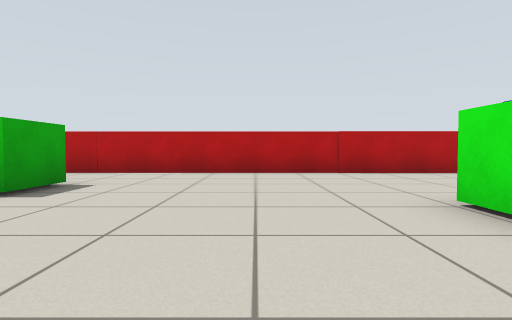
view 1 (above)

18 first-person views from a walk through a Gazebo world. The camera is 0.57 m above the floor, tilts 2° down and sees 80° across. The floor is counted in squares, 1 m on a side. Each view is taken from the middle of a square. On the plan, view 1 faces up. The plan holds only what a view shows up to about 9 squares ahead; the rest is blank.

view 2
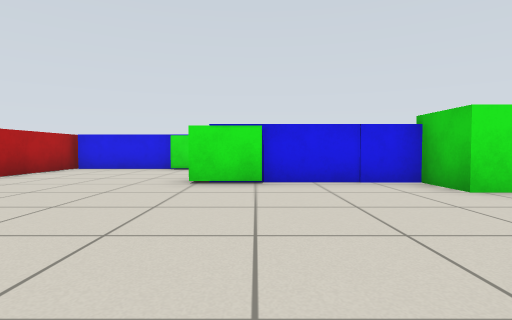

view 3
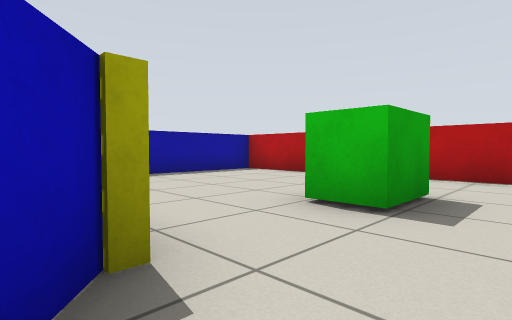

view 4
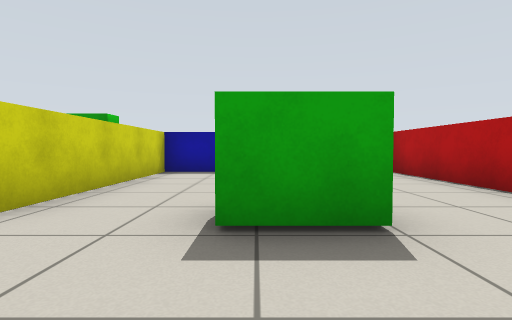

view 5
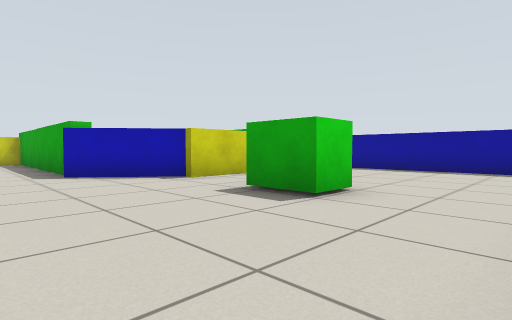

view 6
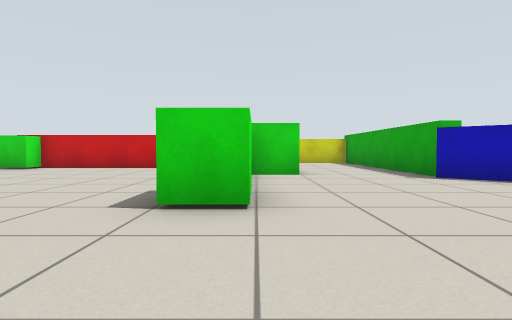

view 7
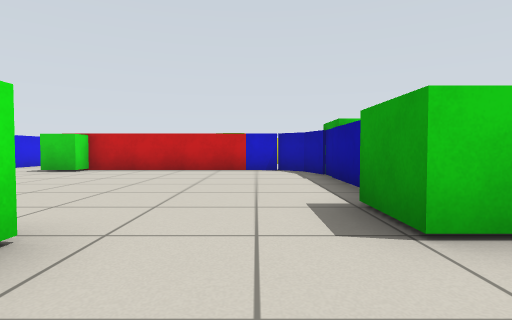

view 8
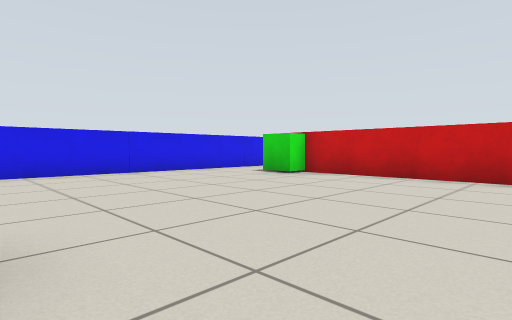

view 9
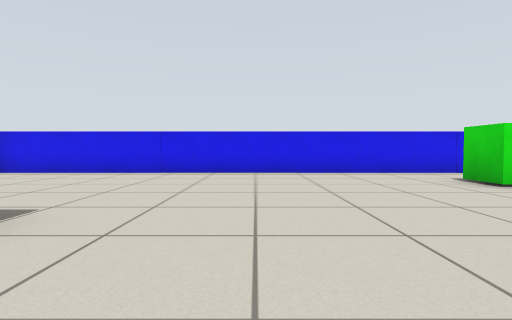

view 10
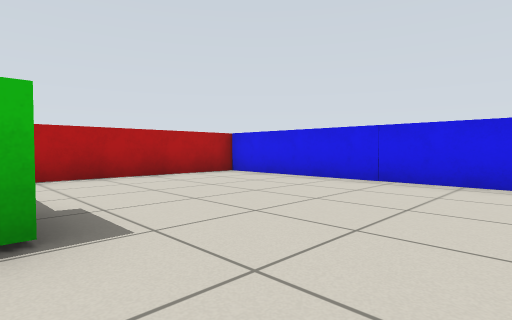

view 11
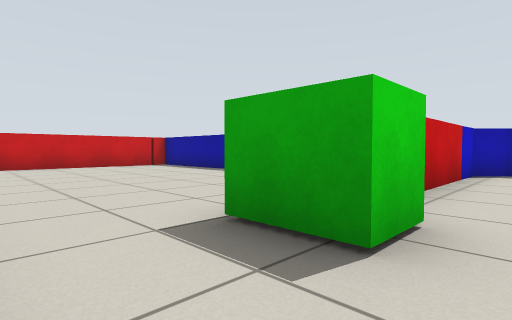

view 12
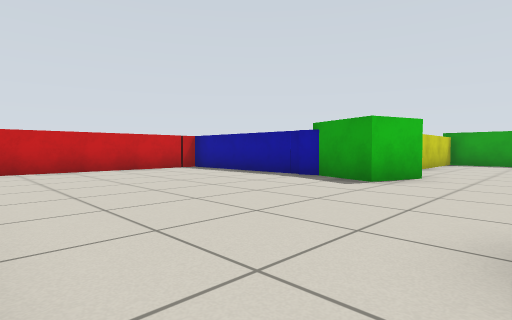

view 13
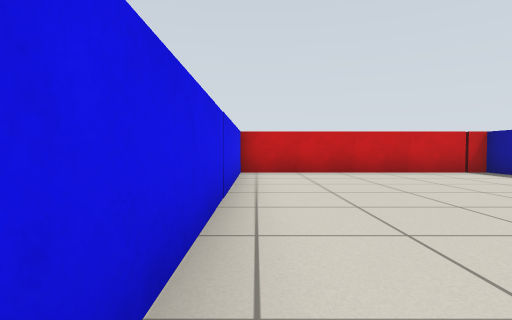

view 14
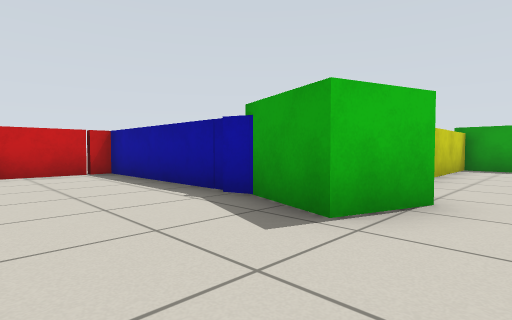

view 15
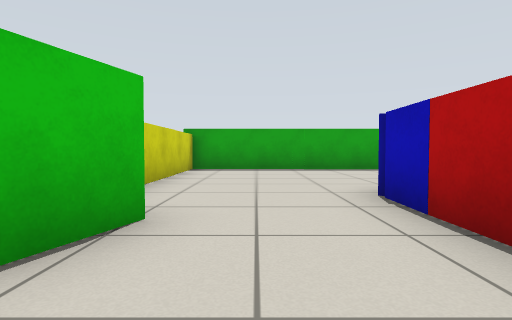

view 16
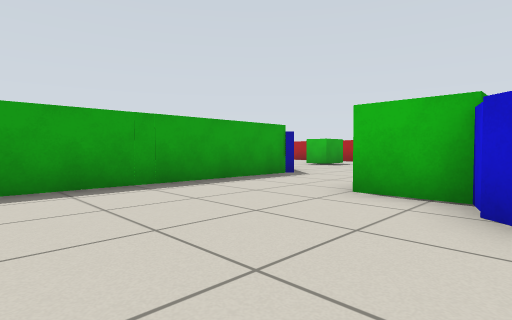

view 17
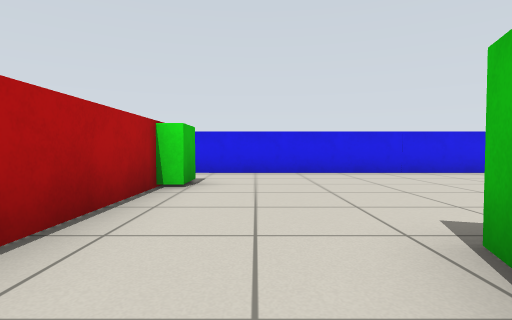

view 18
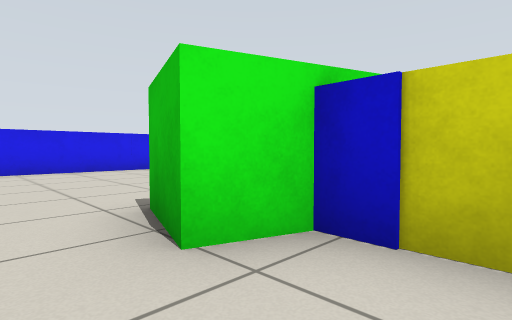

### Floor plan
Points are (right, up) in squares from view 1. A wall is a line through its corners. A room is listed if a view was taken in it or the views show most of it. See-through windows are left out.
Room 1 (views 1, 3, 4, 5, 6, 7)
walls: (2.1, 1.9) (2.1, 3.1) (2.9, 3.1); (2.3, 0.1) (2.3, 2); (-3.1, 4.9) (-3.1, 3.7); (1, -0.8) (2.1, -0.8) (2.1, 0.2); (5.9, 4.4) (5.9, 7.2); (-3.6, 1.6) (-1.6, -0.1); (5.9, 7.4) (-2.6, 7.4)
ways out: opening at (-3.5, 2.5) to room 2; opening at (-3.5, 6.5) to room 2; opening at (4.5, 3.5) to room 3; opening at (-0.5, -0.5) to room 5
Room 2 (view 2)
walls: (-4, 4.9) (-3.1, 4.9); (-3.1, 3.7) (-4, 3.7); (-8.7, 7.1) (-8.7, 1.7) (-3.4, 1.7); (-2.6, 7.4) (-8.6, 7.4)
ways out: opening at (-3.5, 2.5) to room 1; opening at (-3.5, 6.5) to room 1
Room 3 (views 8, 9, 10, 11)
walls: (5.5, 3.1) (5.5, 4.4); (2.9, 3.1) (2.9, 1.9); (11.4, -2.6) (11.4, 7.4) (5.9, 7.4); (2.4, 0.5) (2.4, -2.4); (2.5, -1.9) (2.8, -2.8) (3.3, -3.3) (8.6, -3.3) (8.6, -2.7) (9.4, -2.7)
ways out: opening at (4.5, 3.5) to room 1; opening at (10.5, -3.5) to room 4
Room 4 (views 12, 13, 14, 15)
walls: (5.3, -7.7) (5.3, -12.5) (11.4, -12.5) (11.4, -2.6); (8.6, -3.5) (4.4, -3.5); (4.5, -5.9) (5.8, -6.3) (5.3, -7.8) (5.5, -8.3); (9.4, -2.7) (9.4, -3.9) (8.6, -3.9)
ways out: opening at (10.5, -3.5) to room 3; opening at (5, -5) to room 5
Room 5 (views 16, 17, 18)
walls: (2.4, -2.2) (1, -2.2); (1, -1.5) (1, -0.8); (4.4, -3.5) (3.4, -3.5); (-1.8, -0.1) (-1.8, -6.8) (4.2, -6.8) (4.5, -5.9)
ways out: opening at (-0.5, -0.5) to room 1; opening at (5, -5) to room 4

Positions as (right, up) in squares from view 1, and headings:
1: (0, 0), facing up
2: (-3, 2), facing right
3: (-2, 1), facing up-left
4: (-1, 4), facing left
5: (0, 7), facing down-left
6: (2, 6), facing down
7: (4, 5), facing down
8: (4, 3), facing down-right
9: (4, 1), facing right
10: (6, 1), facing up-right
11: (11, -2), facing down-left
12: (11, -4), facing down-left
13: (11, -5), facing down
14: (8, -5), facing down-left
15: (7, -5), facing left
16: (3, -6), facing up-left
17: (4, -5), facing right
18: (3, -5), facing down-right
